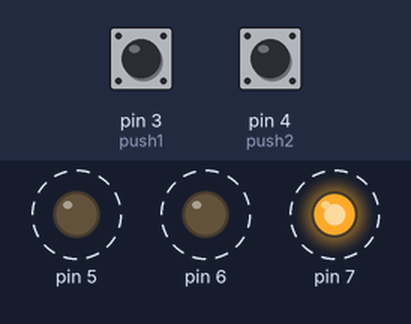
The sketch below on a simulated Arduino Uno, built with avr-gcc and run on an emulated ATmega328P. Parts: output pins drawn as LEDs (lit = HIGH). Dashed ring = blinking. The test bench sets the inputs (shaded band); at power-on: pin 3 (push1) LOW, pin 4 (push2) LOW.

Above: at 4.0 s.
4.1 s: pin 3 (push1) pulled HIGH for 1.9 s
At 5.4 s:
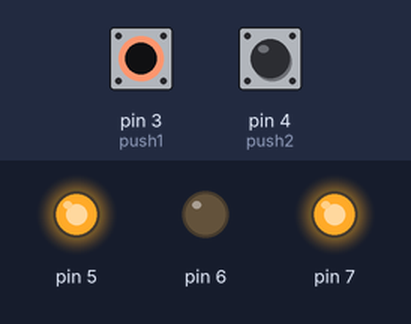
10.7 s: pin 4 (push2) pulled HIGH for 1.9 s
At 12.3 s:
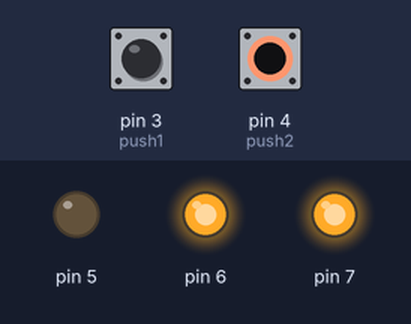
14.7 s: pin 4 (push2) pulled HIGH for 3.2 s
20.0 s: pin 3 (push1) pulled HIGH for 3.2 s
24.7 s: pin 3 (push1) driven HIGH and pin 4 (push2) driven HIGH
At 25.5 s:
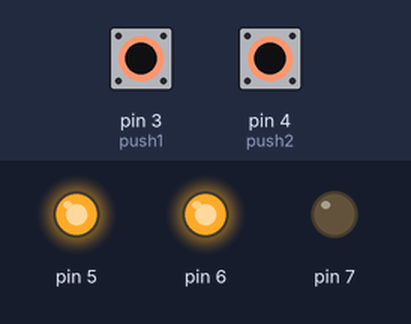
Timing chart, 0 to 27.7 s (numbered marks = the images above; inputs shaded):
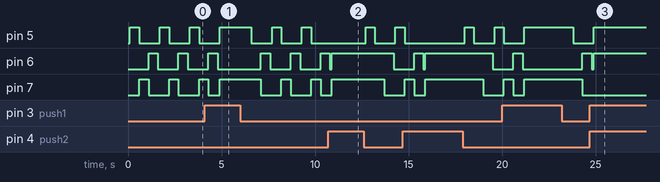

Measured:
- after the input at 24.7 s, pin 5: goes on until 24.9 s, then stays HIGH; pin 7: stops changing and stays LOW
- by itself, pin 5: repeats every 1.6 s: LOW 1.1 s, HIGH 0.50 s

The sketch:

encender_un_led.ino
```cpp
/*
   Fundacion Kinal
   Centro educativo tecnico laboral Kinal
   Quinto perito
   Quinto electronica
   Codigo Tecnico: EB5AM
   Curso: Taller de electronica digital y reparacion de computadoras I
   Proyecto: Encender un led por medio de un pulsador
   Dev: Eliezer Denilson Gaitán Corado
   Fecha: 13 de abril
*/

#define push1 3
#define push2 4
#define r 5
#define b 6
#define g 7
#define setpinInput(pin)        pinMode(pin,INPUT)      //Macro para configurar entradas
#define setpinInputPullup(pin)  pinMode(pin, INPUT_PULLUP)  //Macro para configurar entradas con pullup interno
#define setpinOutput(pin)       pinMode(pin, OUTPUT)      //Macro para configurar salidas.
#define hi(pin)                digitalWrite(pin, HIGH)   //Macro para encender un pin
#define lo(pin)                digitalWrite(pin, LOW)    //Macro para apagar un pin

   void setup() {
    setpinInput(push1);
    setpinInput(push2);
    setpinOutput(r);
    setpinOutput(g);
    setpinOutput(b);


  }

  void loop() {
  bool  b1 = digitalRead(push1);
  bool  b2 = digitalRead(push2);

  if (b1==HIGH && b2==LOW){
    delay (100);
     hi(g);
     hi(r);
     lo (b);


  }

  else if (b1 == HIGH && b2 == LOW){
    delay (100);
     hi(g);
     hi(r);
       lo (b);
  }

   if (b1==LOW && b2==HIGH){
    delay (100);
     hi(g);
     hi(b);
        lo (r);


  }

  else if (b1 == LOW && b2 == HIGH){
    delay (100);
     hi(g);
     hi(b);
     lo (r);
  }

    if (b1==HIGH && b2==HIGH){
    delay (100);

     hi(b);
        hi (r);
      lo(g);


  }

  else if (b1 == HIGH && b2 == HIGH){
    delay (100);

     hi(b);
     hi (r);
    hi(g);
  }


  if (b1==LOW && b2==LOW){
   delay (100);
   hi(r);
  delay(500);
 lo(r);
  hi(g);
  delay(500);
  lo(g);
  hi(b);
  delay(500);
  lo(b);

  }
  }
```
